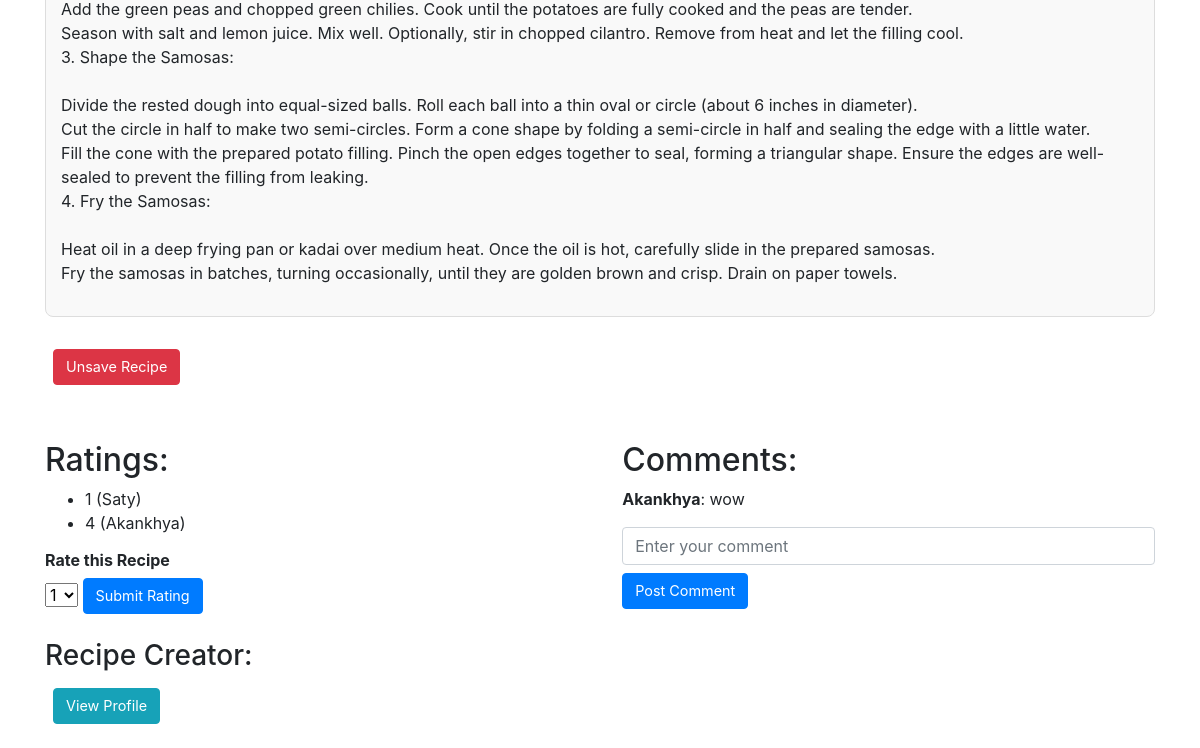
/recipe/recipe-detail/41 (signed in, lower part), run on an earlier commit of the app's database.
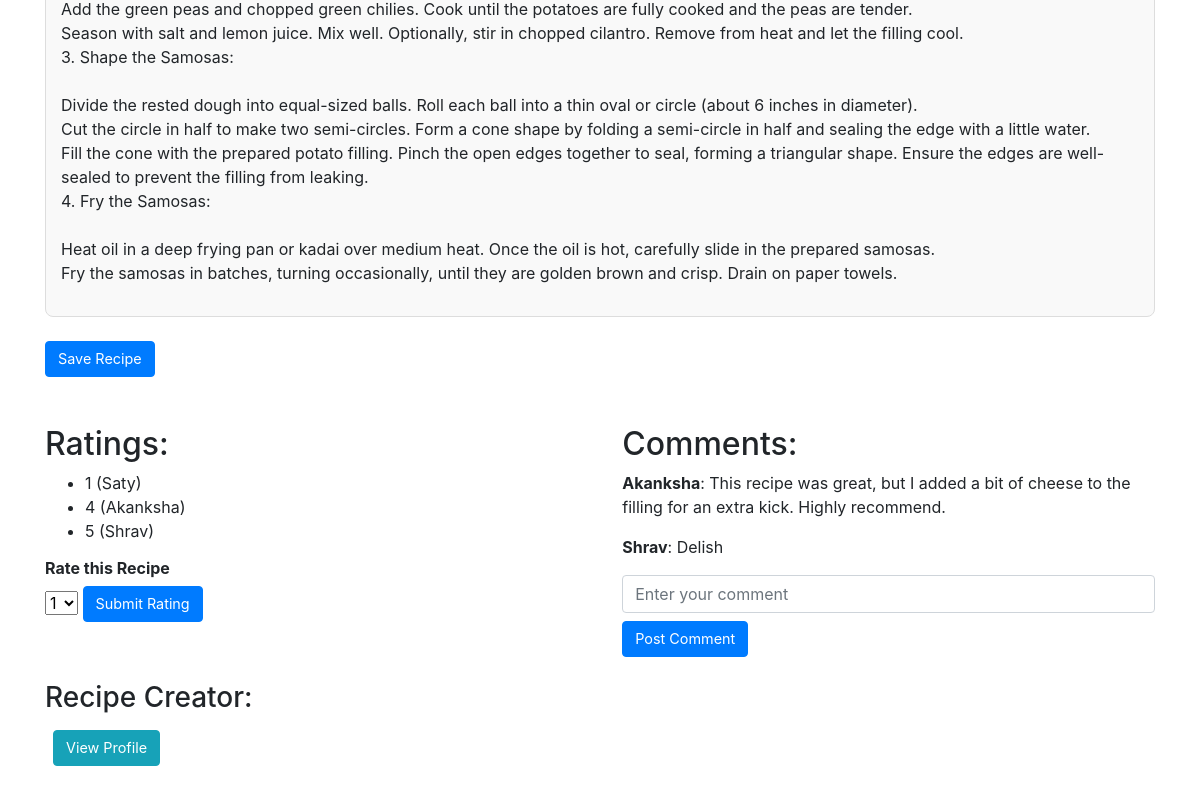
And on a later commit of the database.
### recipe/models.py (models this page shows)
class RatingModel(models.Model):
    user = models.ForeignKey(get_user_model(), on_delete=models.CASCADE, related_name="RatingModel_user", null=True)
    recipe = models.ForeignKey('RecipeModel', on_delete=models.CASCADE, related_name="RatingModel_recipe", null=True)
    score = models.PositiveIntegerField()
    updated_at = models.DateTimeField(auto_now=True)
    created_at = models.DateTimeField(auto_now_add=True, editable=False)

class CommentModel(models.Model):
    user = models.ForeignKey(get_user_model(), on_delete=models.CASCADE, related_name="CommentModel_user", null=True)
    recipe = models.ForeignKey('RecipeModel', on_delete=models.CASCADE, related_name="comments", null=True)
    comment = models.CharField(max_length=200, null=True, blank=True)
    updated_at = models.DateTimeField(auto_now=True)
    created_at = models.DateTimeField(auto_now_add=True, editable=False)

### recipe/views.py (the view, shortened to what this page needs)
# urls.py: path('recipe-detail/<int:id>',recipe_detail, name='recipe_detail'),
@login_required
def recipe_detail(request, id):
    recipe = get_object_or_404(RecipeModel, id=id)
    creator_username = recipe.chef.username if recipe.chef else None
    user_profile = get_object_or_404(UserProfileModel, user=request.user)
    is_saved = user_profile.saved_recipes.filter(id=id).exists()
    comments = recipe.comments.all()
    ratings = recipe.RatingModel_recipe.all()
    context = {
        'recipe': recipe,
        'creator_username': creator_username,
        'current_user': request.user,
        'is_saved': is_saved,
        'comments': comments,
        'ratings': ratings,
    }
    return render(request, 'recipe_detail.html', context)

### recipe/templates/recipe_detail.html (shortened to what this page needs)
{% extends "base.html" %}
{% block body %}
<div class="container mt-5 pt-4">
    <div class="steps-box mb-4">
        <p class="steps-text">{{ recipe.description }}</p>
    </div>
    <div class="d-flex justify-content-between align-items-center mb-3">
        <form method="post" action="{% url 'saved_recipes_view' %}" class="d-inline">
            {% if is_saved %}
                <button type="submit" class="btn btn-danger">Unsave Recipe</button>
            {% else %}
                <button type="submit" class="btn btn-primary">Save Recipe</button>
            {% endif %}
        </form>
    </div>
    <div class="ratings-comments mb-4 mt-5">
        <div class="ratings">
            <h2>Ratings:</h2>
            {% if ratings %}
            <ul>
                {% for rating in ratings %}
                    <li>{{ rating.score }} ({{ rating.user.username }})</li>
                {% endfor %}
            </ul>
        {% else %}
            <p>No ratings yet.</p>
        {% endif %}
            {% if request.user.is_authenticated %}
                {% if request.user != recipe.chef %}
                    <form method="post" class="mt-3">
                        <h3 class="rating-title">Rate this Recipe</h3>
                        <select name="score" class="form-select mb-2">
                            <option value="1">1</option>
                        </select>
                        <button type="submit" name="rating" class="btn btn-primary">Submit Rating</button>
                    </form>
                {% endif %}
            {% else %}
                <p class="alert alert-info">You need to be logged in to rate this recipe.</p>
            {% endif %}
        </div>
        <div class="comments">
            <h2>Comments:</h2>
            {% if comments %}
                {% for comment in comments %}
                <div class="comment-item">
                    <p><strong>{{ comment.user.username }}</strong>: {{ comment.comment }}</p>
                </div>
                {% endfor %}
            {% else %}
            <p>No comments yet.</p>
            {% endif %}
            {% if request.user.is_authenticated %}
                {% if request.user != recipe.chef %}
                    <form method="post" action="{% url 'post_comment' recipe.id %}" class="mt-3">
                        <input type="text" name="comment_content" placeholder="Enter your comment" required class="form-control mb-2">
                        <button type="submit" class="btn btn-primary">Post Comment</button>
                    </form>
                {% endif %}
            {% else %}
                <p class="alert alert-info">You need to be logged in to comment on this recipe.</p>
            {% endif %}
        </div>
    </div>
    {% if creator_username %}
    <div class="mt-4">
        <h3>Recipe Creator:</h3>
        <p>
            <a href="{% url 'profile_view' username=creator_username %}" class="btn btn-info">
                View Profile
            </a>
        </p>
    </div>
    {% endif %}
</div>
{% endblock %}

What changed in the data, as far as the page shows it:
changed through a linked row, RatingModel: user.username "Akankhya" → "Akanksha"
added RatingModel: score "5", user.username "Shrav"
changed CommentModel: user.username "Akankhya" → "Akanksha"; comment "wow" → "This recipe was great, but I added a bit of cheese to the filling for an extra kick. Highly recommend."
added CommentModel: user.username "Shrav", comment "Delish"
Also different on the page:
text no longer shown: "Unsave Recipe"
text now shown: "Save Recipe"
